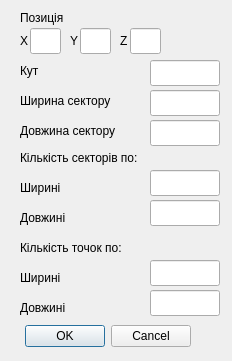
<?xml version="1.0" encoding="UTF-8"?>
<ui version="4.0">
 <class>AddPlainDialog</class>
 <widget class="QDialog" name="AddPlainDialog">
  <property name="geometry">
   <rect>
    <x>0</x>
    <y>0</y>
    <width>232</width>
    <height>361</height>
   </rect>
  </property>
  <property name="windowTitle">
   <string>Dialog</string>
  </property>
  <widget class="QLineEdit" name="lePosY">
   <property name="geometry">
    <rect>
     <x>80</x>
     <y>28</y>
     <width>31</width>
     <height>26</height>
    </rect>
   </property>
  </widget>
  <widget class="QLineEdit" name="lePosZ">
   <property name="geometry">
    <rect>
     <x>130</x>
     <y>28</y>
     <width>31</width>
     <height>26</height>
    </rect>
   </property>
  </widget>
  <widget class="QLabel" name="lbKPO">
   <property name="geometry">
    <rect>
     <x>20</x>
     <y>240</y>
     <width>131</width>
     <height>16</height>
    </rect>
   </property>
   <property name="text">
    <string>Кількість точок по:</string>
   </property>
  </widget>
  <widget class="QLineEdit" name="leAngle">
   <property name="geometry">
    <rect>
     <x>150</x>
     <y>60</y>
     <width>70</width>
     <height>26</height>
    </rect>
   </property>
  </widget>
  <widget class="QLineEdit" name="leLenghtPoints">
   <property name="geometry">
    <rect>
     <x>150</x>
     <y>290</y>
     <width>70</width>
     <height>26</height>
    </rect>
   </property>
  </widget>
  <widget class="QLineEdit" name="leLenght">
   <property name="geometry">
    <rect>
     <x>150</x>
     <y>120</y>
     <width>70</width>
     <height>26</height>
    </rect>
   </property>
  </widget>
  <widget class="QLabel" name="lbPosX">
   <property name="geometry">
    <rect>
     <x>20</x>
     <y>30</y>
     <width>21</width>
     <height>21</height>
    </rect>
   </property>
   <property name="text">
    <string>X</string>
   </property>
   <property name="textFormat">
    <enum>Qt::AutoText</enum>
   </property>
  </widget>
  <widget class="QLabel" name="lbLenghtPoints">
   <property name="geometry">
    <rect>
     <x>20</x>
     <y>300</y>
     <width>71</width>
     <height>16</height>
    </rect>
   </property>
   <property name="text">
    <string>Довжині</string>
   </property>
  </widget>
  <widget class="QLabel" name="lbWidht">
   <property name="geometry">
    <rect>
     <x>20</x>
     <y>85</y>
     <width>121</width>
     <height>31</height>
    </rect>
   </property>
   <property name="text">
    <string>Ширина сектору</string>
   </property>
  </widget>
  <widget class="QLabel" name="lbPosition">
   <property name="geometry">
    <rect>
     <x>20</x>
     <y>10</y>
     <width>56</width>
     <height>16</height>
    </rect>
   </property>
   <property name="text">
    <string>Позиція</string>
   </property>
  </widget>
  <widget class="QLabel" name="lbLenght">
   <property name="geometry">
    <rect>
     <x>20</x>
     <y>115</y>
     <width>121</width>
     <height>31</height>
    </rect>
   </property>
   <property name="text">
    <string>Довжина сектору</string>
   </property>
  </widget>
  <widget class="QLabel" name="lbPosY">
   <property name="geometry">
    <rect>
     <x>70</x>
     <y>30</y>
     <width>21</width>
     <height>21</height>
    </rect>
   </property>
   <property name="text">
    <string>Y</string>
   </property>
  </widget>
  <widget class="QLabel" name="lbAngel">
   <property name="geometry">
    <rect>
     <x>20</x>
     <y>55</y>
     <width>61</width>
     <height>31</height>
    </rect>
   </property>
   <property name="text">
    <string>Кут</string>
   </property>
  </widget>
  <widget class="QDialogButtonBox" name="buttonBox">
   <property name="geometry">
    <rect>
     <x>0</x>
     <y>320</y>
     <width>191</width>
     <height>32</height>
    </rect>
   </property>
   <property name="orientation">
    <enum>Qt::Horizontal</enum>
   </property>
   <property name="standardButtons">
    <set>QDialogButtonBox::Cancel|QDialogButtonBox::Ok</set>
   </property>
  </widget>
  <widget class="QLabel" name="lbPosZ">
   <property name="geometry">
    <rect>
     <x>120</x>
     <y>30</y>
     <width>21</width>
     <height>21</height>
    </rect>
   </property>
   <property name="text">
    <string>Z</string>
   </property>
  </widget>
  <widget class="QLineEdit" name="lePosX">
   <property name="geometry">
    <rect>
     <x>30</x>
     <y>28</y>
     <width>31</width>
     <height>26</height>
    </rect>
   </property>
  </widget>
  <widget class="QLineEdit" name="leWidhtPoints">
   <property name="geometry">
    <rect>
     <x>150</x>
     <y>260</y>
     <width>70</width>
     <height>26</height>
    </rect>
   </property>
  </widget>
  <widget class="QLabel" name="lbWidhtPoints">
   <property name="geometry">
    <rect>
     <x>20</x>
     <y>270</y>
     <width>61</width>
     <height>16</height>
    </rect>
   </property>
   <property name="text">
    <string>Ширині</string>
   </property>
  </widget>
  <widget class="QLineEdit" name="leWidht">
   <property name="geometry">
    <rect>
     <x>150</x>
     <y>90</y>
     <width>70</width>
     <height>26</height>
    </rect>
   </property>
  </widget>
  <widget class="QLabel" name="lbKSPO">
   <property name="geometry">
    <rect>
     <x>20</x>
     <y>150</y>
     <width>151</width>
     <height>16</height>
    </rect>
   </property>
   <property name="text">
    <string>Кількість секторів по:</string>
   </property>
  </widget>
  <widget class="QLineEdit" name="leLenghtSectors">
   <property name="geometry">
    <rect>
     <x>150</x>
     <y>200</y>
     <width>70</width>
     <height>26</height>
    </rect>
   </property>
  </widget>
  <widget class="QLabel" name="lbLenghtSectors">
   <property name="geometry">
    <rect>
     <x>20</x>
     <y>210</y>
     <width>71</width>
     <height>16</height>
    </rect>
   </property>
   <property name="text">
    <string>Довжині</string>
   </property>
  </widget>
  <widget class="QLabel" name="lbWidhtSectors">
   <property name="geometry">
    <rect>
     <x>20</x>
     <y>180</y>
     <width>61</width>
     <height>16</height>
    </rect>
   </property>
   <property name="text">
    <string>Ширині</string>
   </property>
  </widget>
  <widget class="QLineEdit" name="leWidhtSectors">
   <property name="geometry">
    <rect>
     <x>150</x>
     <y>170</y>
     <width>70</width>
     <height>26</height>
    </rect>
   </property>
  </widget>
 </widget>
 <resources/>
 <connections/>
</ui>
